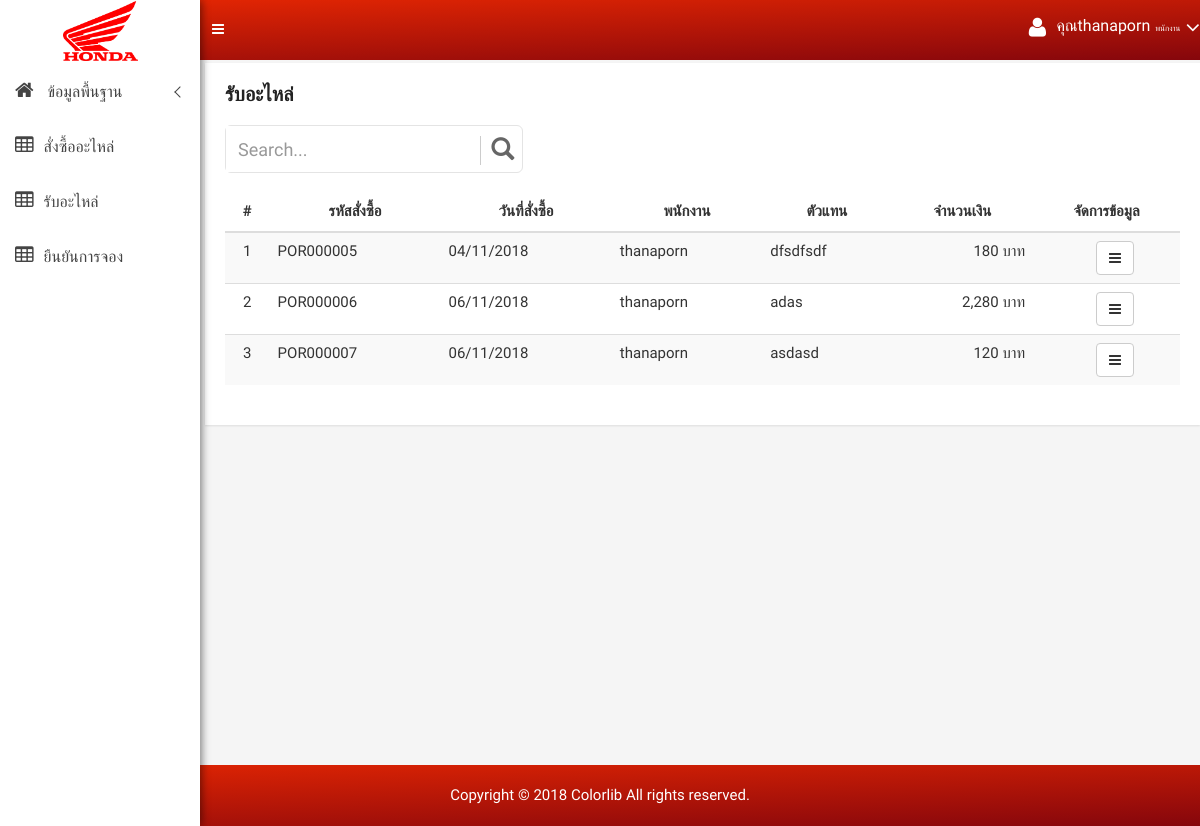
Page /back_purchase_list.php (signed in) on the earlier database version.
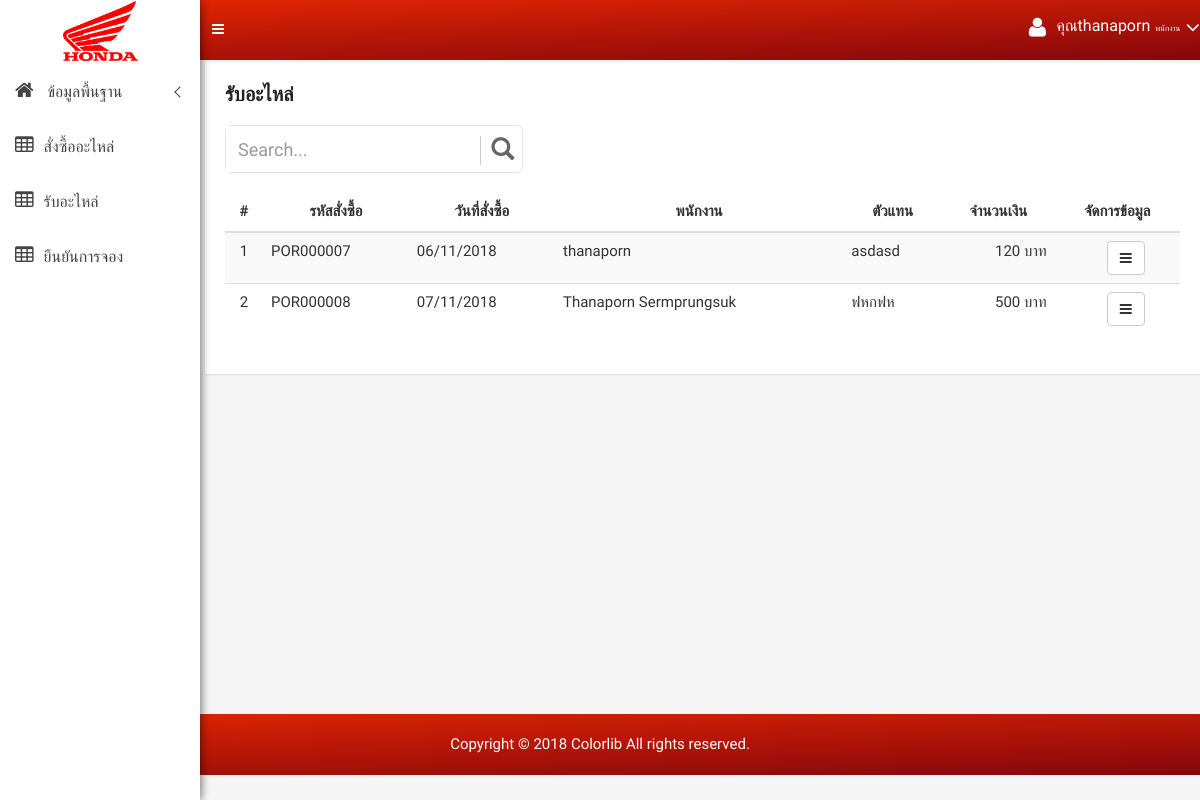
Same page on the later database version.
### tables this page shows
CREATE TABLE `purchase_order` (
  `po_id` varchar(30) NOT NULL,
  `po_date` date DEFAULT NULL,
  `po_agent` varchar(255) DEFAULT NULL,
  `po_address` text,
  `po_tel` varchar(30) DEFAULT NULL,
  `po_total` varchar(30) DEFAULT NULL,
  `emp_id` varchar(30) DEFAULT NULL,
  `po_status` int(1) DEFAULT NULL,
  PRIMARY KEY (`po_id`)
);

CREATE TABLE `employee` (
  `emp_id` varchar(30) NOT NULL,
  `emp_user` varchar(255) DEFAULT NULL,
  `emp_pass` varchar(255) DEFAULT NULL,
  `emp_name` varchar(50) DEFAULT NULL,
  `emp_add` text,
  `emp_tel` varchar(30) DEFAULT NULL,
  `emp_position` varchar(30) DEFAULT NULL,
  PRIMARY KEY (`emp_id`)
);

### config.php (called while the page is built, shortened)
<?php
function FormatDay($mydate){
    $originalDate = $mydate;
    $newDate = date("d/m/Y", strtotime($originalDate));
    return $newDate;
}
?>

### back_purchase_list.php (the view, shortened to what this page needs)
<?php include "sitebar.php"; ?>
<?php include "header.php"; ?>
<div class="container-fluid">
    <div class="product-status-wrap">
        <h4>รับอะไหล่</h4>
        <div class="row">
            <div class="col-md-4">
                <div id="custom-search-input" >
                    <form method="GET"  name="frmSearch">
                        <div class="input-group col-md-12">
                            <input type="text" class="form-control input-lg" name="search" value="<?=$_GET['search']?>" placeholder="Search..." />
                            <span class="input-group-btn">
                            <button class="btn btn-info btn-lg" type="submit">
                                <i class="glyphicon glyphicon-search"></i>
                            </button>
                        </span>
                        </div>
                    </form>
                </div>
            </div>
        </div><div class="clearfix"></div><br>
        <div class="row">
            <div class="col-md-12">
                <table class="table table-striped table-hover">
                    <thead>
                    <tr>
                        <th class="text-center">#</th>
                        <th class="text-center">รหัสสั่งซื้อ</th>
                        <th class="text-center">วันที่สั่งซื้อ</th>
                        <th class="text-center">พนักงาน</th>
                        <th class="text-center">ตัวแทน</th>
                        <th class="text-center">จำนวนเงิน</th>
                        <th class="text-center">จัดการข้อมูล</th>
                    </tr>
                    </thead>
                    <tbody>
                    <?php
                    $n = 0;
                    if (isset($_GET['search'])) {
                        $sql = "select * from purchase_order where po_status = 0  and po_id like '%" . $_GET['po_id'] . "%'  order by po_id asc";
                    } else {
                        $sql = "select * from purchase_order where po_status = 0 order by po_id asc";
                    }
                    $query = mysqli_query($connect, $sql);
                    if (mysqli_num_rows($query) > 0 ) {
                        while ($array = mysqli_fetch_array($query)) {
                            $n++;
                            $sql2= "select * from employee where emp_id='" . $array['emp_id'] . "'";
                            $query2 = mysqli_query($connect, $sql2);
                            $array2 = mysqli_fetch_array($query2);
                            ?>
                            <tr>
                                <td class="text-center" scope="row"><?= $n; ?></td>
                                <td ><?= $array['po_id'] ?></td>
                                <td><?= FormatDay($array['po_date']) ?></td>
                                <td><?= $array2['emp_name'] ?></td>
                                <td><?= $array['po_agent'] ?></td>
                                <td class="text-right"><?= number_format($array['po_total']) ?> บาท</td>
                                <td style="padding-left: 25px" class="text-center">
                                    <a data-toggle="tooltip" href="back_purchase_form.php?id=<?= $array['po_id'] ?>" class="btn btn-default" data-original-title="GetBack"><i class="fa fa-bars" aria-hidden="true"></i></a>
                                </td>
                            </tr>
                            <?php
                        }
                    } else {
                        ?>
                        <tr>
                            <th style="text-align: center;color: red;" colspan="7"> ไม่พบข้อมูล</th>
                        </tr>
                        <?php
                    }
                    ?>
                    </tbody>
                </table>
            </div>
        </div>
    </div>
</div>
<br><br><br><br><br><br><br><br><br><br><br><br><br><br><br><br><br>
<?php include "footer.php"; ?>

Differences in the rows shown:
no longer on this page (row edited): purchase_order: po_id "POR000005", po_date "04/11/2018", emp.emp_name "thanaporn", po_agent "dfsdfsdf", po_total "180"
no longer on this page (row edited): purchase_order: po_id "POR000006", po_date "06/11/2018", emp.emp_name "thanaporn", po_agent "adas", po_total "2,280"
added purchase_order: po_id "POR000008", po_date "07/11/2018", emp.emp_name "Thanaporn Sermprungsuk", po_agent "ฟหกฟห", po_total "500"
